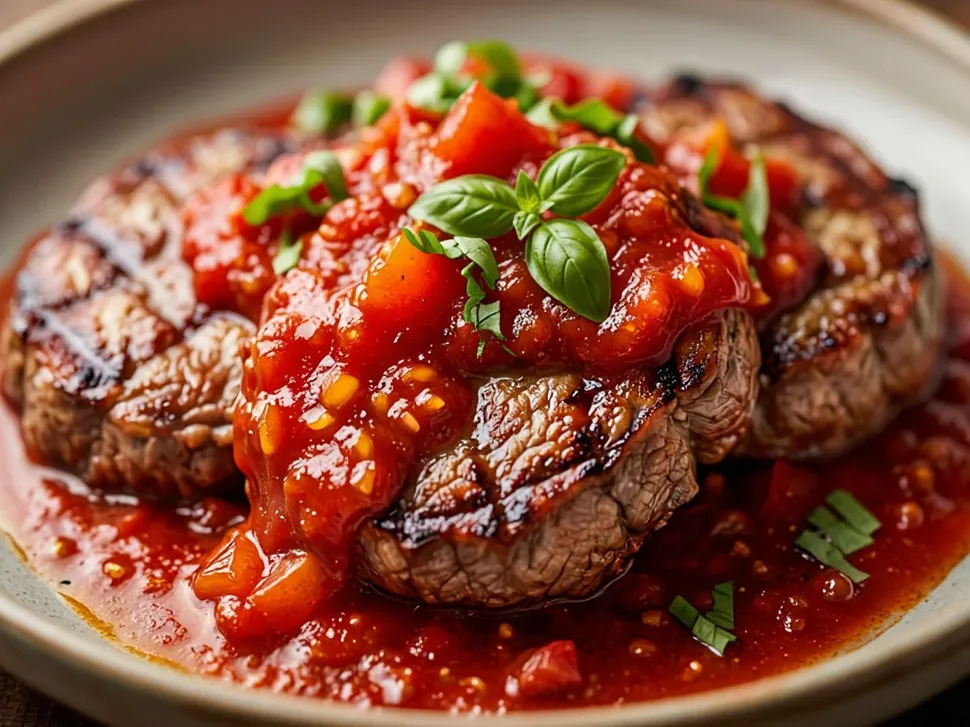
#> input picture photo-library/regeneration-owner-meat-64-20261113/revision3/0023-revision3.webp, 970 x 727 px, shrunk from 1200 x 900 before the run
$ python inpaint-owner-photo-tests.py
#> lines starting #> are read from the running program, lines starting #| are printed output that depends on the picture; after the words box and inside, x2 and y2 are one past the last pixel; in counts of white or black regions, pixels touching at a corner belong together
#!/usr/bin/env python3
"""No-cost, deterministic inpainting trials on real Alice AI ART WebP photographs.

These are isolated tests, not publication. Keep exact original pixels elsewhere.
"""
from __future__ import annotations
import hashlib
import json
from pathlib import Path

import cv2
import numpy as np
from PIL import Image

ROOT = Path(__file__).resolve().parents[1]
BASE = ROOT / "photo-library/regeneration-owner-meat-64-20261113"
DEST = BASE / "inpaint-tests"
DEST.mkdir(parents=True, exist_ok=True)

TESTS = (
    (23, BASE / "revision3/0023-revision3.webp", "large_green_basil_leaves"),
    (54, BASE / "revision4/0054-revision4.webp", "extraneous_yellow_sesame_seeds"),
)

for n, origin, defect in TESTS:
    original = np.array(Image.open(origin).convert("RGB"))
#> original is the input picture: shape (727, 970, 3); mean R, G, B 140.7, 84, 61.4
    hsv = cv2.cvtColor(original, cv2.COLOR_RGB2HSV)
#> hsv: shape (727, 970, 3); mean H, S, V 16.6, 161.6, 141.5
    hue, sat, val = cv2.split(hsv)
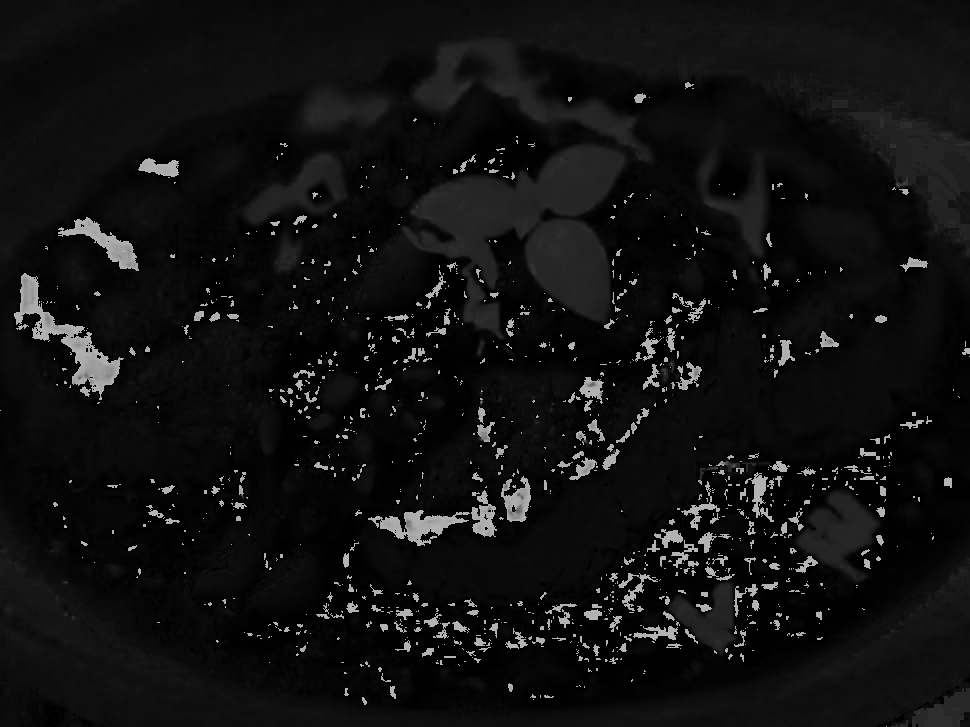
#> hue: shape (727, 970); min 0, max 179, mean 16.6
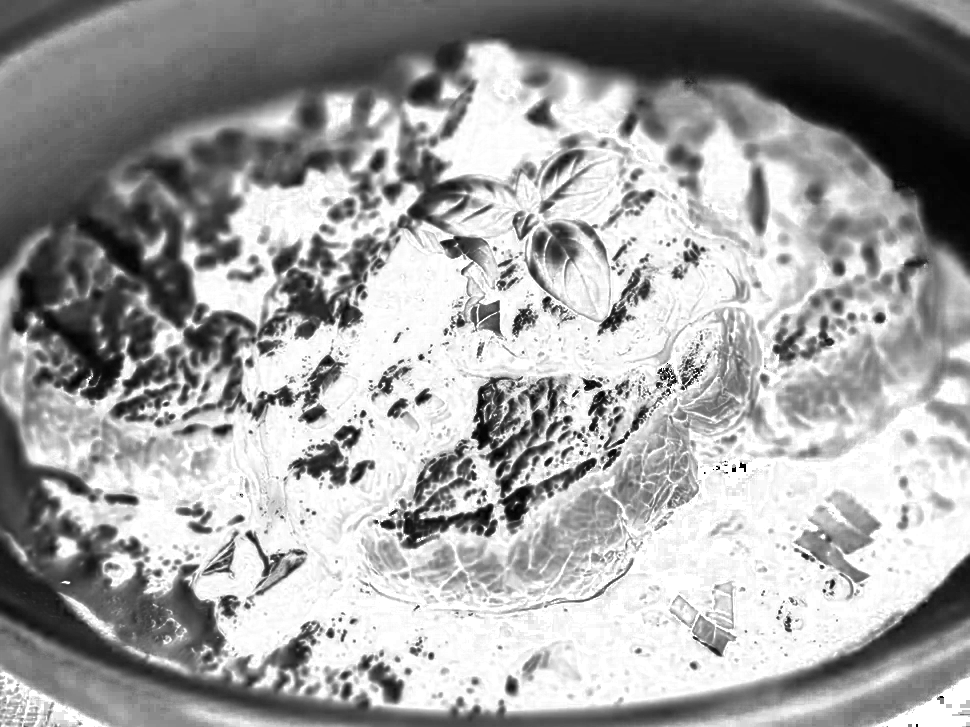
#> sat: shape (727, 970); min 0, max 255, mean 161.6
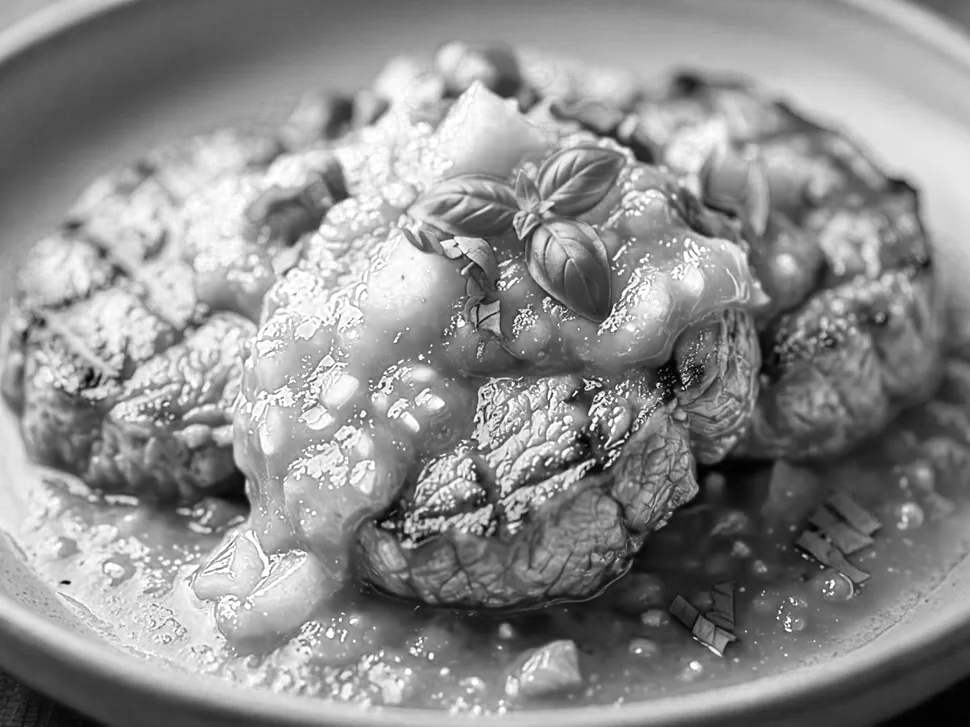
#> val: shape (727, 970); min 0, max 255, mean 141.5
    height, width = hue.shape
#> height = 727; width = 970

    if n == 23:
        # Large saturated basil leaves on top of cooked-tomato sauce. Removing
        # green leaves must not remove the red tomato ragu or the meat.
        active = (hue >= 30) & (hue <= 96) & (sat >= 55) & (val >= 37)
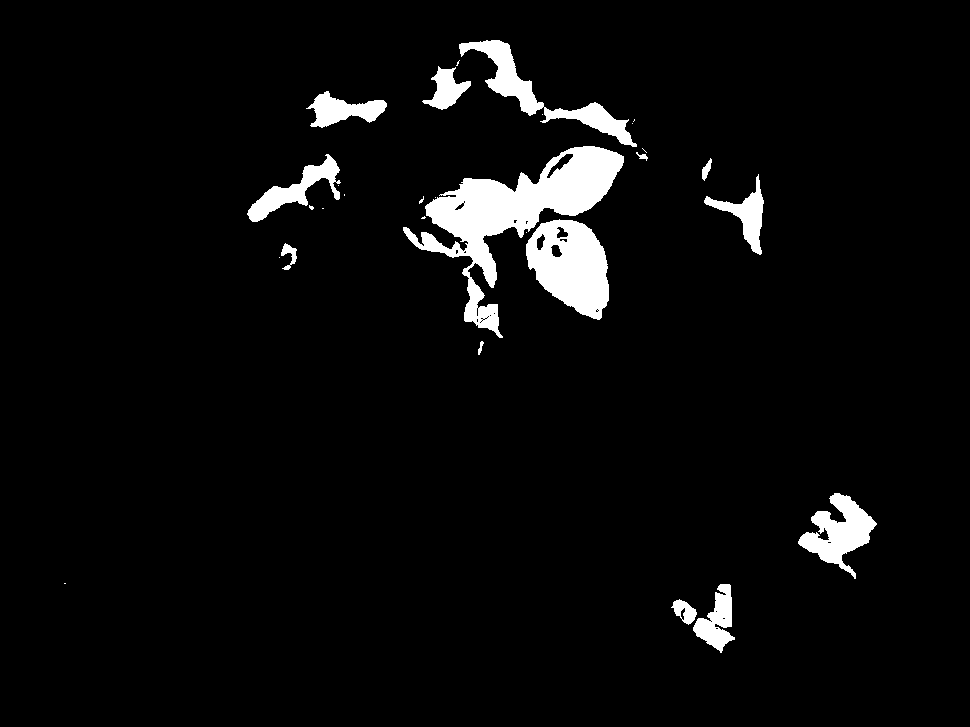
#> active: shape (727, 970) bool; 4.6% white; 29 white regions (15 under 20 px), largest, box (x1, y1, x2, y2) and area: (403, 146, 624, 338) 11956, (526, 219, 609, 320) 5585, (459, 40, 637, 147) 3546
        mask = np.uint8(active) * 255
        mask = cv2.dilate(mask, cv2.getStructuringElement(cv2.MORPH_ELLIPSE, (7, 7)))
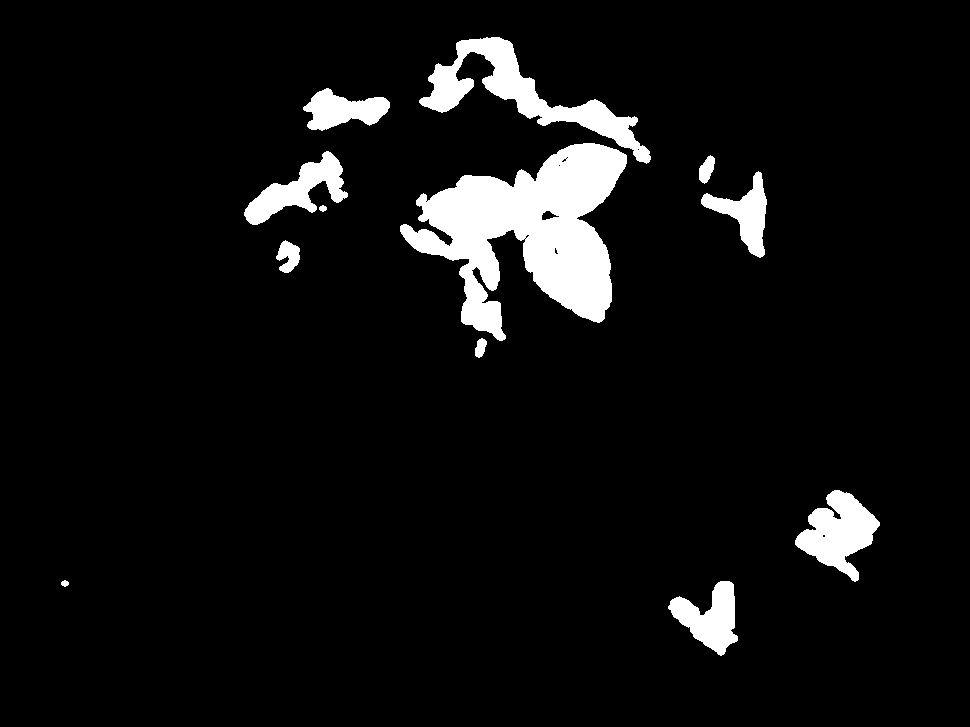
#> mask: shape (727, 970); 6.3% white; 12 white regions, largest, box (x1, y1, x2, y2) and area: (400, 143, 627, 341) 22134, (419, 37, 651, 164) 7048, (795, 490, 880, 582) 4050
    elif n == 54:
        # Small extraneous sesame seeds in soy glaze. Work with compact
        # connected components to avoid masking large natural meat highlights.
        yellow = np.uint8(
            (hue >= 12) & (hue <= 42) & (sat >= 52) & (val >= 130)
        )
        count, labels, stats, _ = cv2.connectedComponentsWithStats(yellow, connectivity=8)
        mask = np.zeros((height, width), dtype=np.uint8)
        for component in range(1, count):
            x, y, w, h, area = map(int, stats[component])
            if (2 <= area <= 150 and y >= 150 and y <= height - 110 and
                x >= 25 and x + w <= width - 25 and 0.12 <= w / max(h, 1) <= 9):
                mask[labels == component] = 255
        mask = cv2.dilate(mask, cv2.getStructuringElement(cv2.MORPH_ELLIPSE, (5, 5)))
    else:
        raise AssertionError(n)

    ratio = float(np.mean(mask != 0))
#> ratio = 0.0629
    if not 0.0001 <= ratio <= 0.20:
        raise RuntimeError(f"Suspicious mask coverage for n={n}: {ratio:.4%}")

    for label, mode in (("telea", cv2.INPAINT_TELEA), ("ns", cv2.INPAINT_NS)):
        fixed = cv2.inpaint(original, mask, 5, mode)
        path = DEST / f"{n:04d}-inpaint-{label}.webp"
        Image.fromarray(fixed).save(path, format="WEBP", quality=91, method=6)
        digest = hashlib.sha256(path.read_bytes()).hexdigest()
#> (the run stopped early here; a loop or call above may not have finished)
